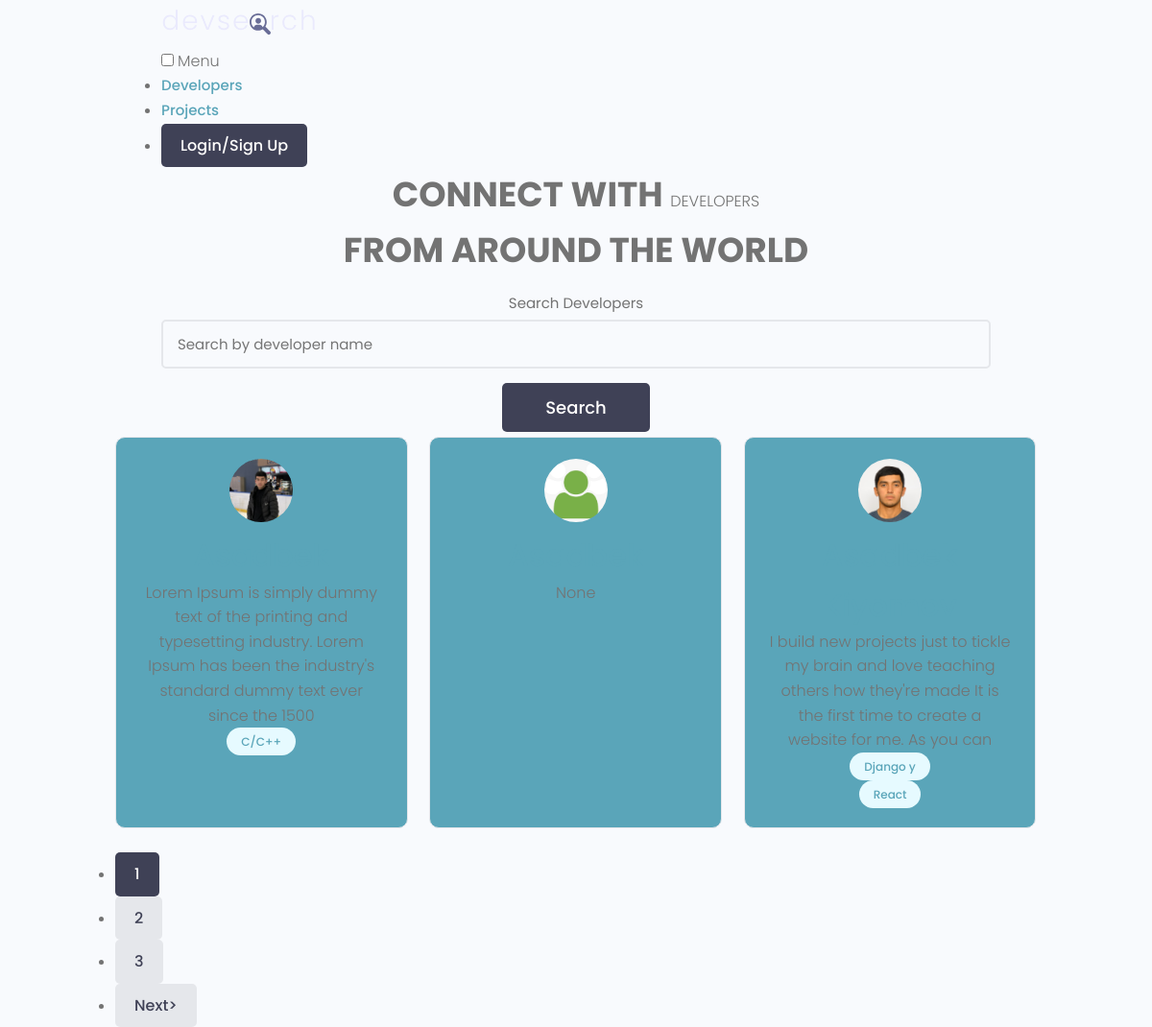
The page / on the database its author committed.
### users/models.py (models this page shows, shortened)
class Profile(models.Model):
    user = models.OneToOneField(User, on_delete=models.CASCADE, null=True, blank=True)
    name = models.CharField(max_length=200,null=True,blank=True)
    email = models.EmailField(max_length=500,null=True,blank=True)
    username = models.CharField(max_length=200,null=True,blank=True)
    location = models.CharField(max_length=200,null=True,blank=True)
    short_into = models.CharField(max_length=200,null=True,blank=True)
    bio = models.TextField(null=True,blank=True)
    profile_image = models.ImageField(null=True,blank=True,upload_to='profiles/',default='profiles/profile.png')
    social_github = models.CharField(max_length=200,null=True,blank=True)
    social_twitter = models.CharField(max_length=200,null=True,blank=True)
    social_linkdin = models.CharField(max_length=200,null=True,blank=True)
    social_youtube = models.CharField(max_length=200,null=True,blank=True)
    social_website = models.CharField(max_length=200,null=True,blank=True)
    created = models.DateTimeField(auto_now_add=True)
    id = models.UUIDField(default=uuid.uuid4, unique=True, primary_key=True, editable=False)

class Skills(models.Model):
    Owner = models.ForeignKey(Profile, on_delete=models.CASCADE,blank=True,null=True)
    name = models.CharField(max_length=200,blank=True,null=True)
    description = models.TextField(null=True,blank=True)
    created = models.DateTimeField(auto_now_add=True)
    id = models.UUIDField(default=uuid.uuid4, unique=True, primary_key=True, editable=False)
    def __str__(self):
        return str(self.name)

### users/views.py (the view)
# urls.py: path('',profiles, name="profiles"),
def profiles(request):
    profiles, search_query = searchProfiles(request)
    custom_range, profiles = paginateProfiles(request,profiles,3)
    context = {'profiles': profiles,'search_query':search_query,'custom_range':custom_range}
    return render(request, 'users/profiles.html',context)

### users/utils.py (called while the page is built)
def paginateProfiles(request,profiles,results):
    page = request.GET.get('page')
    paginator = Paginator(profiles, results)
    try:
        profiles = paginator.page(page)
    except PageNotAnInteger:
        page=1
        profiles = paginator.page(page)
    except EmptyPage:
        page = paginator.num_pages
        profiles = paginator.page(page)
    leftIndex = (int(page) - 4)
    if leftIndex <1:
        leftIndex = 1
    rightIndex = (int(page) + 5)
    if rightIndex > paginator.num_pages:
        rightIndex = paginator.num_pages + 1
    custom_range = range(leftIndex,rightIndex)
    return custom_range, profiles

def searchProfiles(request):
    search_query = ''
    if request.GET.get('search_query'):
        search_query = request.GET.get('search_query')
    print('SEARCH:',search_query)
    skills = Skills.objects.filter(name__icontains=search_query)
    profiles = Profile.objects.distinct().filter(
        Q(name__icontains=search_query) |
        Q(short_into__icontains=search_query) |
        Q(skills__in=skills)
    )
    return profiles, search_query

### users/templates/users/profiles.html (shortened to what this page needs)
{% extends 'main.html' %} {% block content %}
<main class="home">
  <section class="hero-section text-center">
    <div class="container container--narrow">
      <div class="hero-section__box">
        <h2>CONNECT WITH <span>DEVELOPERS</span></h2>
        <h2>FROM AROUND THE WORLD</h2>
      </div>
      <div class="hero-section__search">
        <form class="form" action="{% url 'profiles' %}" method="get">
          <div class="form__field">
            <label for="formInput#search">Search Developers </label>
            <input
              class="input input--text"
              id="formInput#search"
              type="text"
              name="search_query"
              placeholder="Search by developer name"
              value="{{search_query}}"
            />
          </div>
          <input class="btn btn--sub btn--lg" type="submit" value="Search" />
        </form>
      </div>
    </div>
  </section>
  <section class="devlist">
    <div class="container">
      <div class="grid grid--three">
        {% for profile in profiles %}
        <div class="column card">
          <div class="dev">
            <a href="{% url 'user-profile' profile.id %}" class="card__body">
              <div class="dev__profile">
                <img
                  class="avatar avatar--md"
                  src="{{ profile.profile_image.url }}"
                  alt="image"
                />
                <div class="dev__meta">
                  <h3>{{profile.name}}</h3>
                </div>
              </div>
              <p class="dev__info">{{profile.bio|slice:"150"}}</p>
              {% for skill in profile.skills_set.all|slice:"5" %}
              <div class="dev__skills">
                <span class="tag tag--pill tag--main">
                  <small>{{skill}}</small>
                </span>
              </div>
              {% endfor %}
            </a>
          </div>
        </div>
        {% endfor %}
      </div>
    </div>
  </section>
  {%include 'pagination.html' with queryset=profiles custom_range=custom_range%}
</main>
{% endblock content %}

### templates/main.html (shortened to what this page needs)
<!DOCTYPE html>
{% load static %}
<html lang="en">
  <head>
    <link
      rel="stylesheet"
      href="https://cdn.iconmonstr.com/1.3.0/css/iconmonstr-iconic-font.min.css"
    />
    <link rel="stylesheet" href="{%  static 'uikit/styles/uikit.css' %}" />
    <link rel="stylesheet" href="{%  static 'styles/app.css' %}" />
  </head>
  <body>
    {% include 'navbar.html' %}
     {% block content %} {% endblock content %}
  </body>
</html>

### templates/navbar.html (shortened to what this page needs)
{% load static %}
<header class="header">
  <div class="container container--narrow">
    <a href="{% url 'profiles' %}" class="header__logo">
      <img src="{% static 'images/logo.svg' %}" alt="DevSearch Logo" />
    </a>
    <nav class="header__nav">
      <input type="checkbox" id="responsive-menu" />
      <label for="responsive-menu" class="toggle-menu">
        <span>Menu</span>
      </label>
      <ul class="header__menu">
        <li class="header__menuItem">
          <a href="{% url 'profiles' %}">Developers</a>
        </li>
        <li class="header__menuItem">
          <a href="{% url 'projects' %}">Projects</a>
        </li>
        {% if request.user.is_authenticated %}
        <li class="header__menuItem"><a href="{% url 'inbox' %}">Inbox</a></li>
        <li class="header__menuItem">
          <a href="{% url 'account' %}">Account</a>
        </li>
        <li class="header__menuItem">
          <a href="{% url 'logout' %}" class="btn btn--sub">Logout</a>
        </li>
        {% else %}
        <li class="header__menuItem">
          <a href="{% url 'login' %}" class="btn btn--sub">Login/Sign Up</a>
        </li>
        {% endif %}
      </ul>
    </nav>
  </div>
</header>

### templates/pagination.html (shortened to what this page needs)
{% if queryset.has_other_pages %}
<div class="pagination">
  <ul class="container">
     {% for page in custom_range %}
    {% if page == queryset.number %}
    <li>
      <a href="?page={{page}}" class="btn page-link btn--sub" date-page="{{page}}">{{page}}</a>
    </li>
    {% else %}
    <li><a href="?page={{page}}" class="btn page-link" date-page="{{page}}">{{page}} </a> </li>
    {% endif %} {% endfor %}
    {% if queryset.has_next %}
    <li>
      <a href="?page={{queryset.next_page_number}}"  class="btn page-link" date-page="{{queryset.next_page_number}}">Next&#62</a>
    </li>
    {% endif %}
  </ul>
</div>{% endif %}

### static/uikit/app.css (style rules this page uses)
.layout > .column, .grid > .column { color: var(--color-light); text-align: center; background: var(--color-main); }

### static/uikit/styles/modules/_variables.css (style rules this page uses)
:root { --color-main: #5aa5b9; --color-main-light: #e6faff; --color-sub: #3f4156; --color-sub-light: #51546e; --color-sub-lighter: #ededfd; --color-text: #737373; --color-gray: #8b8b8b; --color-light: #e5e7eb; --color-light-gray: #767676; --color-bg: #f8fafd; --color-white: #fffefd; --color-white-light: #f3f3f3; --color-success: #359e64; --color-success-bg: #def8e8; --color-error: #fc4b0b; --color-error-bg: #fff2ee; --font-base: 'Poppins', arial, helvetica, 'Segoe UI', roboto, ubuntu, sans-serif; --font-monospace: 'Fira Code', 'Courier New', courier, monospace; --font-regular: 300; --font-medium: 500; --font-bold: 700; --generic-shadow: 1px 1px 5px #00000010; --generic-transition: all 0.3s ease-in-out; }

### static/uikit/styles/modules/_base.css (style rules this page uses)
* { margin: 0; padding: 0; box-sizing: border-box; text-rendering: optimizeLegibility; color: inherit; font-size: inherit; }
html { font-size: 50%; }
@media only screen and (min-width: 480px) { html { font-size: 56.25%; } }
@media only screen and (min-width: 1200px) { html { font-size: 62.5%; } }
body { line-height: 1.6; font-weight: 400; font-size: 1.5rem; color: var(--color-text); background-color: var(--color-bg); min-height: 100vh; }

### static/uikit/styles/modules/_typography.css (style rules this page uses)
* { font-family: var(--font-base); }
h2 { font-size: 3.6rem; font-weight: var(--font-bold); }
h3 { font-size: 3.2rem; font-weight: var(--font-medium); }
p, span, strong { font-size: 1.6rem; color: var(--color-text); font-weight: var(--font-regular); }
a { padding-bottom: 2px; text-decoration: none; display: inline-block; color: var(--color-main); font-weight: var(--font-medium); }

### static/uikit/styles/modules/_utilities.css (style rules this page uses)
.container { width: 92%; max-width: 165rem; margin: 0 auto; box-sizing: border-box; }
.container--narrow { width: 92%; max-width: 120rem; }
@media screen and (min-width: 1000px) { .container { width: 90%; } }
@media screen and (min-width: 1000px) { .container--narrow { width: 85%; } }
@media screen and (min-width: 1200px) { .container { width: 80%; } }
@media screen and (min-width: 1200px) { .container--narrow { width: 72%; } }
.text-center { text-align: center; }

### static/uikit/styles/modules/_avatar.css (style rules this page uses)
.avatar { border-radius: 50%; border: 2px solid var(--color-main); object-fit: cover; }
.avatar--md { height: 7rem; width: 7rem; }

### static/uikit/styles/modules/_button.css (style rules this page uses)
.btn { display: inline-block; position: relative; cursor: pointer; background-color: var(--color-light); font-weight: var(--font-medium); color: var(--color-sub); text-decoration: none; padding: 1rem 2rem; border-radius: 0.5rem; border: none; width: -webkit-fit-content; width: -moz-fit-content; width: fit-content; height: -webkit-fit-content; height: -moz-fit-content; height: fit-content; font-size: 1.6rem; outline-width: 0; outline-color: transparent; -webkit-backface-visibility: hidden; backface-visibility: hidden; transition: all 0.3s ease-in-out; }
.btn--sub { background-color: var(--color-sub); color: var(--color-white); }
.btn--lg { font-size: 1.8rem; padding: 1.2rem 4.5rem; }

### static/uikit/styles/modules/_card.css (style rules this page uses)
.card { border-radius: 1rem; background-color: var(--color-white); border: 1.5px solid var(--color-light); width: auto; height: auto; margin-top: 0.5rem; margin-bottom: 0.5rem; overflow: hidden; }
.card__body, .card__header { padding: 2rem 2.5rem; }

### static/uikit/styles/modules/_form.css (style rules this page uses)
.form { display: block; }
.form__field { margin-top: 1.5rem; margin-bottom: 1.5rem; }
.form__label, .form__field > label { display: block; margin-bottom: 0.5rem; color: var(--color-text); }
input.input[type='text'], input.input[type='email'], input.input[type='password'], input.input[type='number'], textarea.input { min-width: 24rem; width: 100%; padding: 1.2rem 1.5rem; border-radius: 0.5rem; border: 2px solid var(--color-light); transition: all 0.3s ease-in-out; background-color: var(--color-bg); }

### static/uikit/styles/modules/_tag.css (style rules this page uses)
.tag { display: inline-flex; align-items: center; background-color: var(--color-sub); height: -webkit-fit-content; height: -moz-fit-content; height: fit-content; width: -webkit-fit-content; width: -moz-fit-content; width: fit-content; border-radius: 0.5rem; padding: 0.5rem 1.5rem; font-size: 1.2rem; cursor: pointer; }
.tag > small { color: var(--color-white); }
.tag--pill { border-radius: 5rem; }
.tag--main, .tag--main > small { background: var(--color-main-light); color: var(--color-main); font-weight: 500; }

### rows shown on the page
Profile: profile_image (picture), bio "Lorem Ipsum is simply dummy text of the printing and typesetting industry. Lorem Ipsum has been the industry's standard dummy text ever since the 1500"
Skills: name "C/C++"
Profile: profile_image (placeholder picture), bio "None"
Profile: profile_image (picture), bio "I build new projects just to tickle my brain and love teaching others how they're made It is the first time to create a website for me. As you can"
Skills: name "Django y"
Skills: name "React"

### other values the page prints
{{ page }} "1"
{{ page }} "2" "3"
